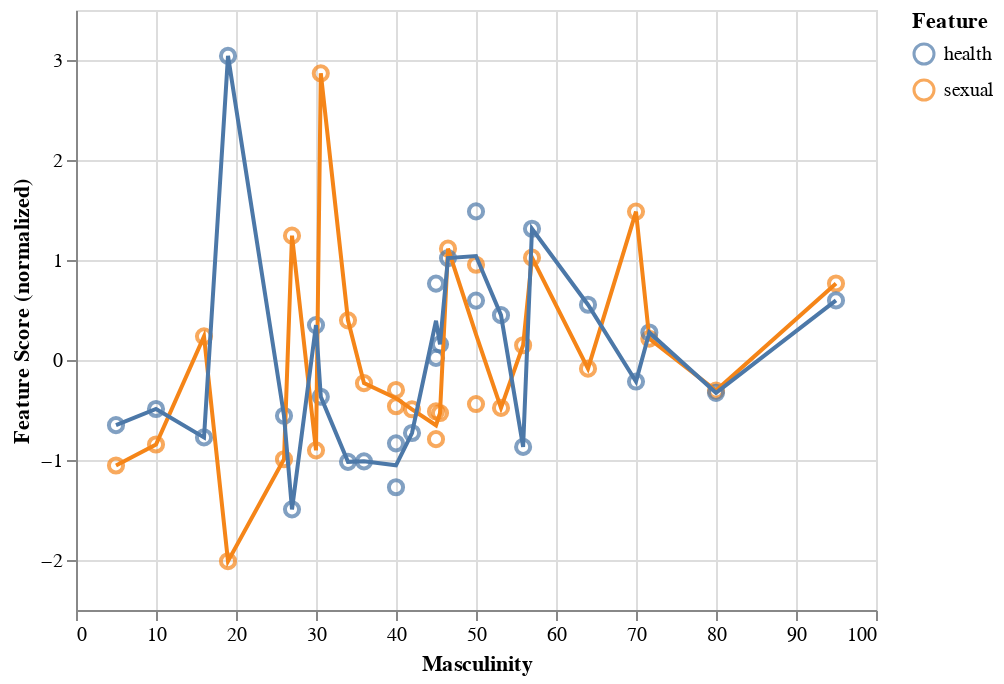

Notebook code for this chart:
### Code cell
plot

### Figure 1 — Vega-Lite specification as saved in the notebook (floating-point values rounded to 4 significant figures)
{"config": {"view": {"continuousWidth": 400, "continuousHeight": 300}}, "layer": [{"mark": {"type": "point", "size": 50}, "encoding": {"color": {"field": "Feature", "type": "nominal"}, "tooltip": [{"field": "Culture", "type": "nominal"}, {"field": "Feature", "type": "nominal"}], "x": {"axis": {"title": "Masculinity"}, "field": "mas", "scale": {"zero": false}, "type": "quantitative"}, "y": {"axis": {"title": "Feature Score (normalized)"}, "field": "score", "scale": {"zero": false}, "type": "quantitative"}}}, {"mark": "line", "encoding": {"color": {"field": "Feature", "type": "nominal"}, "x": {"axis": {"title": "Masculinity"}, "field": "mas", "scale": {"zero": false}, "type": "quantitative"}, "y": {"aggregate": "mean", "axis": {"title": "Feature Score (normalized)"}, "field": "score", "scale": {"zero": false}, "type": "quantitative"}}}], "data": {"name": "data-915ea507ceb253391d3709c8008b0b18"}, "$schema": "https://vega.github.io/schema/vega-lite/v4.17.0.json", "datasets": {"data-915ea507ceb253391d3709c8008b0b18": [{"Culture": "Albanian", "mas": 80.0, "Feature": "sexual", "score": -0.306}, {"Culture": "Arabic", "mas": 53.12, "Feature": "sexual", "score": -0.4791}, {"Culture": "Armenian", "mas": 50.0, "Feature": "sexual", "score": 0.9528}, {"Culture": "Bulgarian", "mas": 40.0, "Feature": "sexual", "score": -0.4626}, {"Culture": "Chinese", "mas": 45.0, "Feature": "sexual", "score": -0.7915}, {"Culture": "Croatian", "mas": 40.0, "Feature": "sexual", "score": -0.3}, {"Culture": "Danish", "mas": 16.0, "Feature": "sexual", "score": 0.2365}, {"Culture": "Dutch", "mas": 34.0, "Feature": "sexual", "score": 0.3966}, {"Culture": "English", "mas": 55.89, "Feature": "sexual", "score": 0.1476}, {"Culture": "Estonian", "mas": 30.0, "Feature": "sexual", "score": -0.9036}, {"Culture": "Finnish", "mas": 26.0, "Feature": "sexual", "score": -0.9923}, {"Culture": "French", "mas": 46.5, "Feature": "sexual", "score": 1.114}, {"Culture": "German", "mas": 71.67, "Feature": "sexual", "score": 0.213}, {"Culture": "Greek", "mas": 57.0, "Feature": "sexual", "score": 1.024}, {"Culture": "Icelandic", "mas": 10.0, "Feature": "sexual", "score": -0.8446}, {"Culture": "Italian", "mas": 70.0, "Feature": "sexual", "score": 1.484}, {"Culture": "Japanese", "mas": 95.0, "Feature": "sexual", "score": 0.7648}, {"Culture": "Lithuanian", "mas": 19.0, "Feature": "sexual", "score": -2.012}, {"Culture": "Polish", "mas": 64.0, "Feature": "sexual", "score": -0.08631}, {"Culture": "Portuguese", "mas": 30.6, "Feature": "sexual", "score": 2.867}, {"Culture": "Romanian", "mas": 42.0, "Feature": "sexual", "score": -0.493}, {"Culture": "Russian", "mas": 36.0, "Feature": "sexual", "score": -0.2315}, {"Culture": "Serbian", "mas": 45.5, "Feature": "sexual", "score": -0.5304}, {"Culture": "Spanish", "mas": 50.0, "Feature": "sexual", "score": -0.4404}, {"Culture": "Swedish", "mas": 5.0, "Feature": "sexual", "score": -1.055}, {"Culture": "Turkish", "mas": 45.0, "Feature": "sexual", "score": -0.5141}, {"Culture": "Ukrainian", "mas": 27.0, "Feature": "sexual", "score": 1.243}, {"Culture": "Albanian", "mas": 80.0, "Feature": "health", "score": -0.3286}, {"Culture": "Arabic", "mas": 53.12, "Feature": "health", "score": 0.4483}, {"Culture": "Armenian", "mas": 50.0, "Feature": "health", "score": 0.5941}, {"Culture": "Bulgarian", "mas": 40.0, "Feature": "health", "score": -0.8336}, {"Culture": "Chinese", "mas": 45.0, "Feature": "health", "score": 0.764}, {"Culture": "Croatian", "mas": 40.0, "Feature": "health", "score": -1.272}, {"Culture": "Danish", "mas": 16.0, "Feature": "health", "score": -0.7744}, {"Culture": "Dutch", "mas": 34.0, "Feature": "health", "score": -1.018}, {"Culture": "English", "mas": 55.89, "Feature": "health", "score": -0.8692}, {"Culture": "Estonian", "mas": 30.0, "Feature": "health", "score": 0.3488}, {"Culture": "Finnish", "mas": 26.0, "Feature": "health", "score": -0.5579}, {"Culture": "French", "mas": 46.5, "Feature": "health", "score": 1.019}, {"Culture": "German", "mas": 71.67, "Feature": "health", "score": 0.2752}, {"Culture": "Greek", "mas": 57.0, "Feature": "health", "score": 1.312}, {"Culture": "Icelandic", "mas": 10.0, "Feature": "health", "score": -0.4899}, {"Culture": "Italian", "mas": 70.0, "Feature": "health", "score": -0.2154}, {"Culture": "Japanese", "mas": 95.0, "Feature": "health", "score": 0.596}, {"Culture": "Lithuanian", "mas": 19.0, "Feature": "health", "score": 3.041}, {"Culture": "Polish", "mas": 64.0, "Feature": "health", "score": 0.5526}, {"Culture": "Portuguese", "mas": 30.6, "Feature": "health", "score": -0.3672}, {"Culture": "Romanian", "mas": 42.0, "Feature": "health", "score": -0.7304}, {"Culture": "Russian", "mas": 36.0, "Feature": "health", "score": -1.013}, {"Culture": "Serbian", "mas": 45.5, "Feature": "health", "score": 0.1569}, {"Culture": "Spanish", "mas": 50.0, "Feature": "health", "score": 1.486}, {"Culture": "Swedish", "mas": 5.0, "Feature": "health", "score": -0.6516}, {"Culture": "Turkish", "mas": 45.0, "Feature": "health", "score": 0.02108}, {"Culture": "Ukrainian", "mas": 27.0, "Feature": "health", "score": -1.494}]}}
